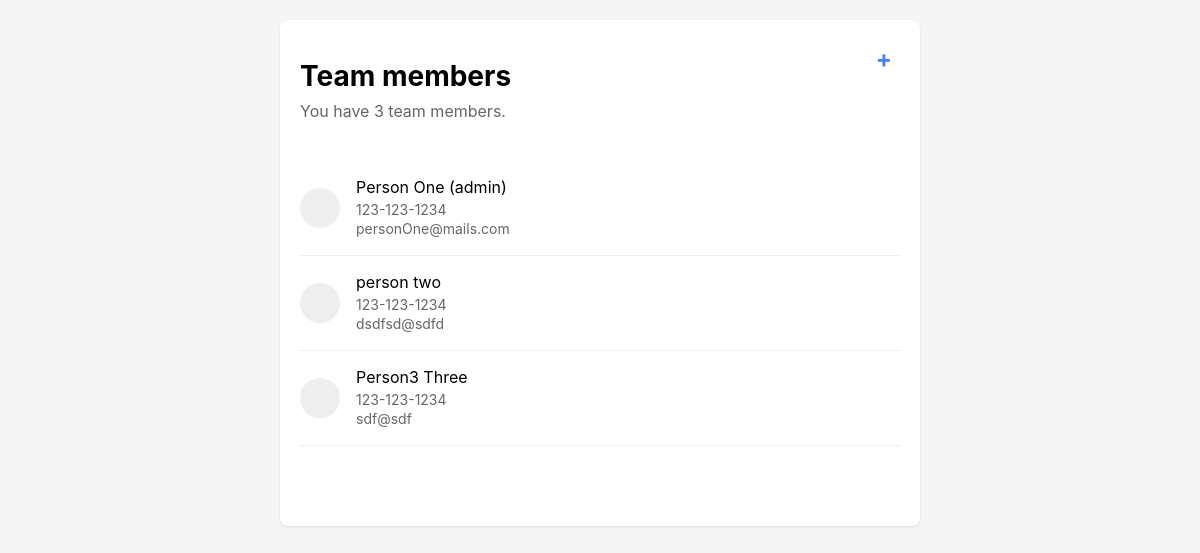
Before: / with the older database file.
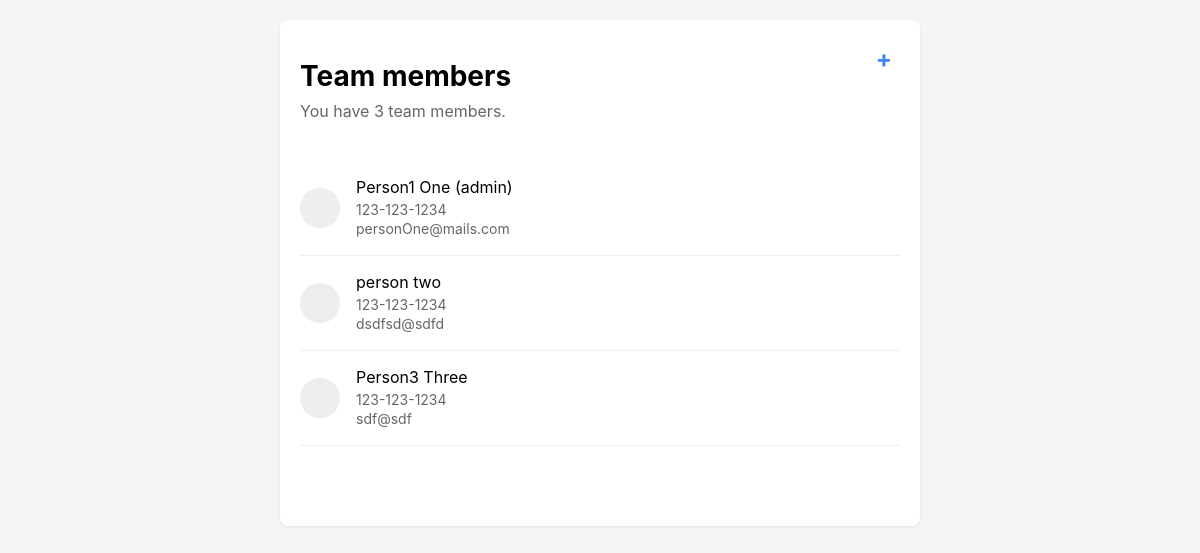
After: the same page with the newer database file.
### fullStackTeam/models.py (models this page shows, shortened)
class Member(models.Model):
    ROLE_CHOICES = [
        ('Regular', 'Regular'),
        ('Admin', 'Admin'),
    ]
    first_name = models.CharField(max_length=100)
    last_name = models.CharField(max_length=100)
    phone = models.CharField(max_length=15)
    email = models.EmailField(unique=True)
    role = models.CharField(max_length=10, choices=ROLE_CHOICES, default='Regular')

### fullStackTeam/views.py (the view)
# urls.py: path('', views.memberList, name='members'),
def memberList(request):
    mymembers = Member.objects.all().values()
    template = loader.get_template('all_members.html')
    context = {
        'mymembers': mymembers,
        'total_members': Member.objects.count(),
    }
    return HttpResponse(template.render(context, request))

### fullStackTeam/templates/all_members.html (shortened to what this page needs)
{% extends "master.html" %}
{% block content %}
    <h1>
        Team members
        <a href="{% url 'add_member' %}" class="add-button">+</a>
    </h1>
    <div class="subtitle">You have {{ total_members }} team member{{ total_members|pluralize }}.</div>
    <div class="member-list">
        {% for member in mymembers %}
        <a href="{% url 'details' member.id %}" style="text-decoration: none; color: inherit;">
            <div class="member-item">
                <div class="member-avatar"></div>
                <div class="member-info">
                    <div class="member-name">
                        {{ member.first_name }} {{ member.last_name }}
                        {% if member.role == 'Admin' %}(admin){% endif %}
                    </div>
                    <div class="member-contact">{{ member.phone }}</div>
                    <div class="member-contact">{{ member.email }}</div>
                </div>
            </div>
        </a>
        {% endfor %}
    </div>
{% endblock %}

Changed rows visible on the page:
changed Member "One": first_name "Person" → "Person1"
